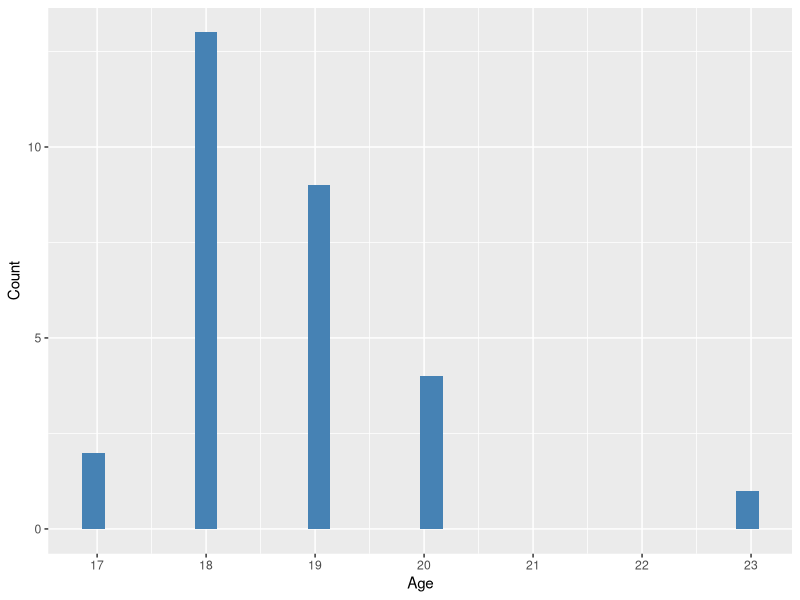
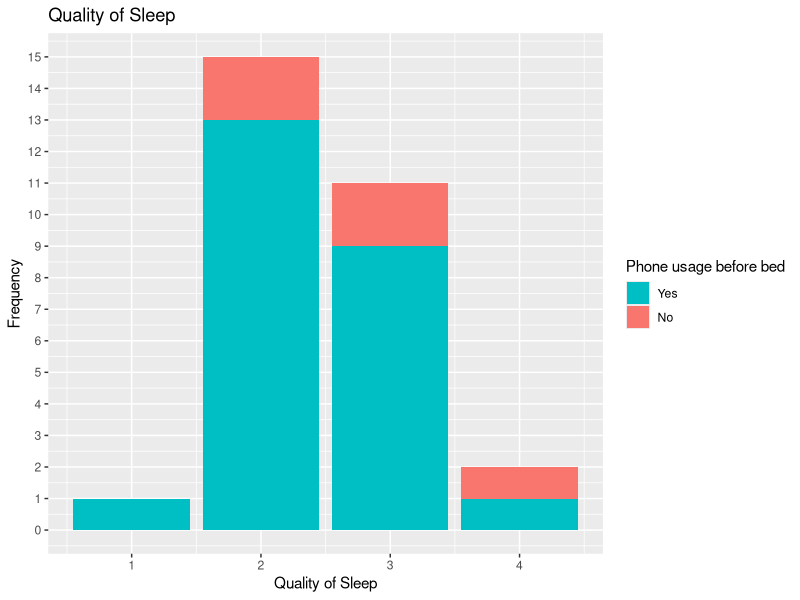
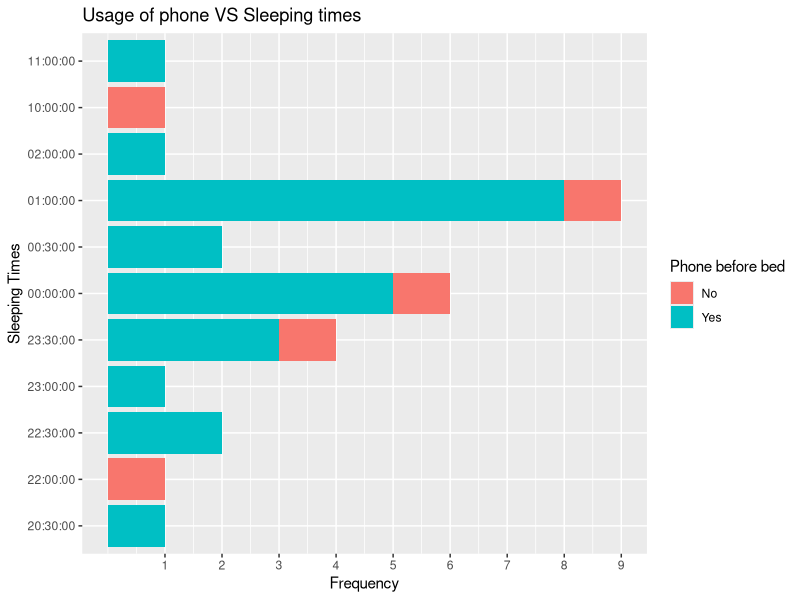
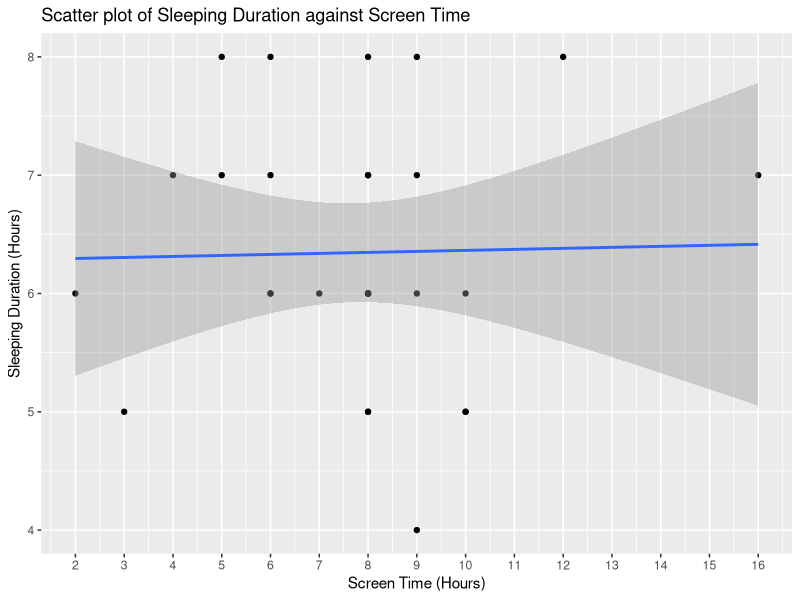
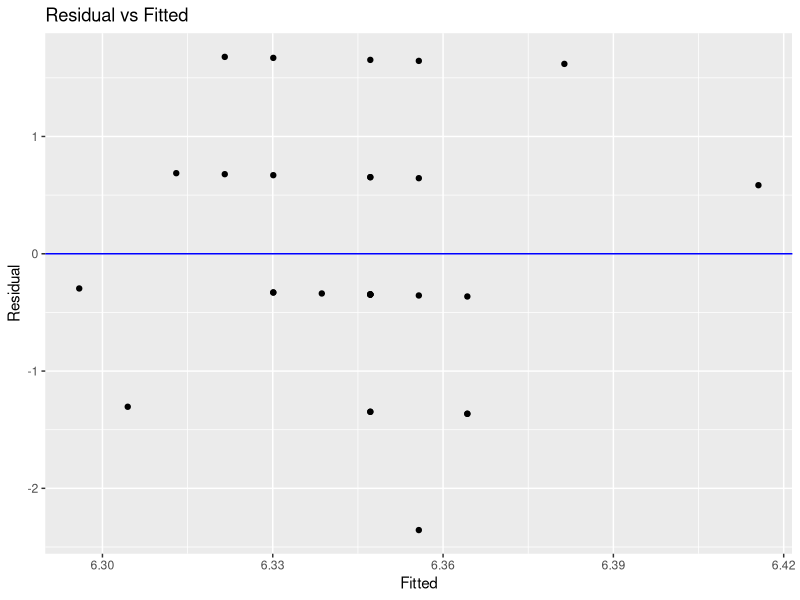

The R source for these figures, in order:
## ---- chunk 1
# Shows barplot of ages of survey participants
library(tidyverse)
library(readr)
Responses = read_csv("./Project 2 responses - Sheet1.csv", show_col_types = FALSE)
Responses = filter(Responses, Age < 30)
ggplot(Responses) + 
  geom_histogram(aes(x = Age), bins=30, fill = "steelblue") +
  labs(y = "Count") +
  scale_x_continuous(breaks = 0:23) 

## ---- chunk 2
#shows responses and count
age_labels <- c("17", "18", "19", "20", "23")
response_counts <- c(2, 13, 9, 4, 1)
cat("Age: ", paste(age_labels, collapse = " "), "\n")
cat("Responses: ", paste(response_counts, collapse = " "), "\n")
## ---- chunk 3
age_labels <- c("17", "18", "19", "20", "23")
response_counts <- c(2, 13, 9, 4, 1)
cat("Age: ", paste(age_labels, collapse = " "), "\n")
cat("Responses: ", paste(response_counts, collapse = " "), "\n")
## ---- chunk 4
library(tidyverse)
ggplot(Responses, aes(x = `Quality of sleep`)) + 
  geom_bar(aes(fill= `Phone before bed`)) +
  ggtitle("Quality of Sleep ") +
  labs(x = "Quality of Sleep", y = "Frequency", fill = "Phone usage before bed") +
  scale_y_continuous(breaks = 0:15) +
  guides(fill = guide_legend(reverse = T))
## ---- chunk 5
library(tidyverse)
sleep_time_levels <- c("20:00:00", "20:30:00", "21:00:00", "21:30:00", 
                       "22:00:00","22:30:00","23:00:00","23:30:00",
                       "00:00:00","00:30:00","01:00:00", "01:30:00",
                       "02:00:00", "10:00:00", "11:00:00")


ggplot(Responses) +
  geom_bar(aes(factor(`Sleep time`, sleep_time_levels), fill = `Phone before bed`)) +
  scale_y_continuous(breaks = 1:10) +
  ggtitle("Usage of phone VS Sleeping times") +
  ylab("Frequency") +
  xlab("Sleeping Times") +
  coord_flip()

## ---- chunk 6
Responses$`Hours of sleep` <- as.numeric(Responses$`Hours of sleep`)
Responses$`Screen time` <- as.numeric(Responses$`Screen time`)
ggplot(Responses, aes(x=`Screen time`, y=`Hours of sleep`)) +
  geom_point() + 
  geom_smooth(method = 'lm', se = T) +
  scale_x_continuous(breaks = 0:16) + 
  labs(x = "Screen Time (Hours)", y = "Sleeping Duration (Hours)", title = "Scatter plot of Sleeping Duration against Screen Time")
## ---- chunk 7
correlation = cor(Responses$`Screen time`, Responses$`Hours of sleep`)
print(paste0("Correlation Coefficient = ", correlation), quote=F)
## ---- chunk 8
l_m = lm(`Hours of sleep` ~ `Screen time`, Responses)
ggplot(l_m, aes(x=.fitted, y=.resid)) +
  geom_point() +
  ylab("Residual") +
  xlab("Fitted") +
  ggtitle("Residual vs Fitted") +
  geom_hline(yintercept = 0, color="blue")
